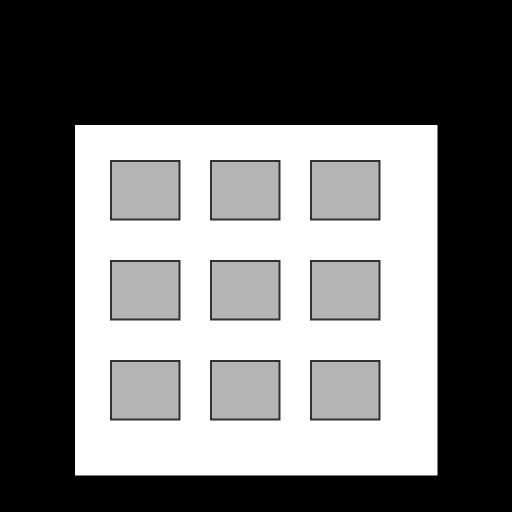
#> input picture tests/fixtures/sample_facade.png, 1024 x 1024 px (shown at 1/2 size)
$ python -i iou_checker.py   (imports and definitions only)
#> lines starting #> are read from the running program, lines starting #| are printed output that depends on the picture; after the words box and inside, x2 and y2 are one past the last pixel; in counts of white or black regions, pixels touching at a corner belong together
"""Binary mask normalization and silhouette intersection-over-union calculation."""
import io
import os
from pathlib import Path
from urllib.request import urlopen

import numpy as np
from PIL import Image


def load_mask_array(source, threshold=128):
    """Load an image source as a boolean binary numpy array."""
#> called with source = '../tests/fixtures/sample_facade.png', threshold = 128
    if isinstance(source, np.ndarray):
        if source.dtype == bool:
            return source
        return source >= threshold

    if isinstance(source, Image.Image):
        img = source.convert("L")
    elif isinstance(source, (str, Path)):
        src_str = str(source)
        if src_str.startswith("http://") or src_str.startswith("https://"):
            with urlopen(src_str, timeout=60) as resp:
                img = Image.open(io.BytesIO(resp.read())).convert("L")
        elif src_str.startswith("data:"):
            import base64
            encoded = src_str.split(",", 1)[1]
            img = Image.open(io.BytesIO(base64.b64decode(encoded))).convert("L")
        else:
            img = Image.open(src_str).convert("L")
    elif isinstance(source, bytes):
        img = Image.open(io.BytesIO(source)).convert("L")
    else:
        raise ValueError(f"Unsupported mask source type: {type(source)}")

    arr = np.asarray(img)
    mask = arr >= threshold
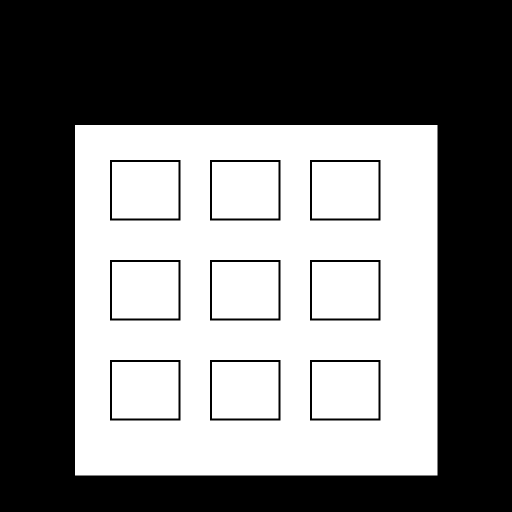
#> mask: shape (1024, 1024) bool (shown at 1/2 size); 46.7% white; 10 white regions, largest, box (x1, y1, x2, y2) and area: (150, 250, 875, 951) 354676, (224, 324, 357, 437) 15029, (424, 324, 557, 437) 15029
    if mask.sum() == 0 and arr.max() > 0:
        mask = arr > 0
    return mask


def to_binary_mask(source, threshold=128):
    """Convert source to boolean binary mask array."""
    return load_mask_array(source, threshold)


def save_binary_mask(source, output_path, threshold=128):
    """Save binary mask array as a 1-channel PNG."""
    mask = load_mask_array(source, threshold)
    os.makedirs(os.path.dirname(output_path) or ".", exist_ok=True)
    Image.fromarray((mask * 255).astype(np.uint8), mode="L").save(output_path)
    return output_path


def compute_iou(mask_a_source, mask_b_source, threshold=128):
    """Compute Intersection over Union (IoU) between two binary masks.

    Returns float in [0.0, 1.0].
    """
    mask_a = load_mask_array(mask_a_source, threshold)
    mask_b = load_mask_array(mask_b_source, threshold)

    if mask_a.shape != mask_b.shape:
        # Resize mask_b to match mask_a dimensions
        img_b = Image.fromarray((mask_b * 255).astype(np.uint8), mode="L")
        img_b_resized = img_b.resize((mask_a.shape[1], mask_a.shape[0]), Image.NEAREST)
        mask_b = np.asarray(img_b_resized) >= threshold

    intersection = np.logical_and(mask_a, mask_b).sum()
    union = np.logical_or(mask_a, mask_b).sum()

    if union == 0:
        return 1.0 if intersection == 0 else 0.0

    return float(intersection / union)

>>> result = load_mask_array('../tests/fixtures/sample_facade.png')
